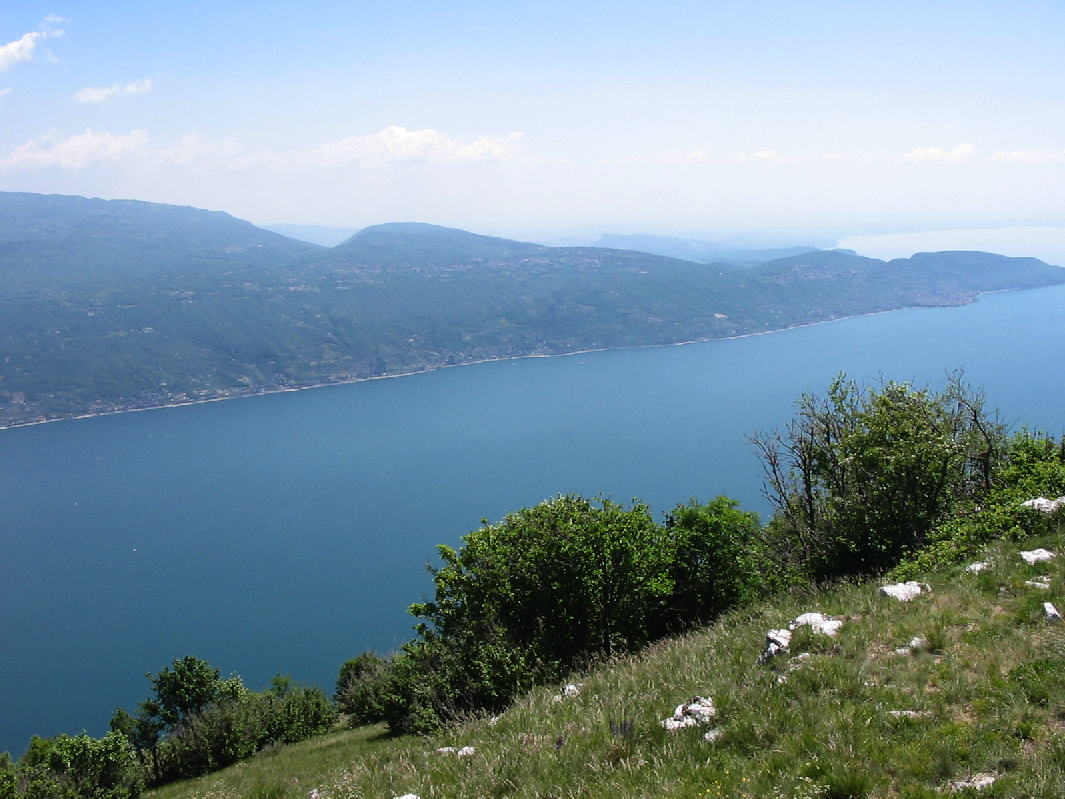
%> input picture hw/data_image_stitching/data/im1.png, 1065 x 799 px
$ octave main.m   (GNU Octave 9; MATLAB toolbox functions it lacks are replaced by stand-ins)
%> lines starting %> are read from the running program, lines starting %| are printed output that depends on the picture
run('vlfeat/toolbox/vl_setup');
%> (this line was passed over: vl_setup is not available in this run)
% close all
% image_sets = {'im1', 'im2'};
% data_loc = 'data/';
% ext = '.png';
%
% for i = 1:size(image_sets, 2)
% orig_img = imread([data_loc image_sets{i} ext]);
% rgb_img = orig_img;
% figure; imshow(rgb_img);
% end

% TODO
% Alpha blending

IMG.im1_orig = imread('data/im1.png');
%> IMG.im1_orig is the input picture: size 799x1065x3 uint8; mean R, G, B 120.4, 144.4, 155.7
IMG.im2_orig = imread('data/im2.png');
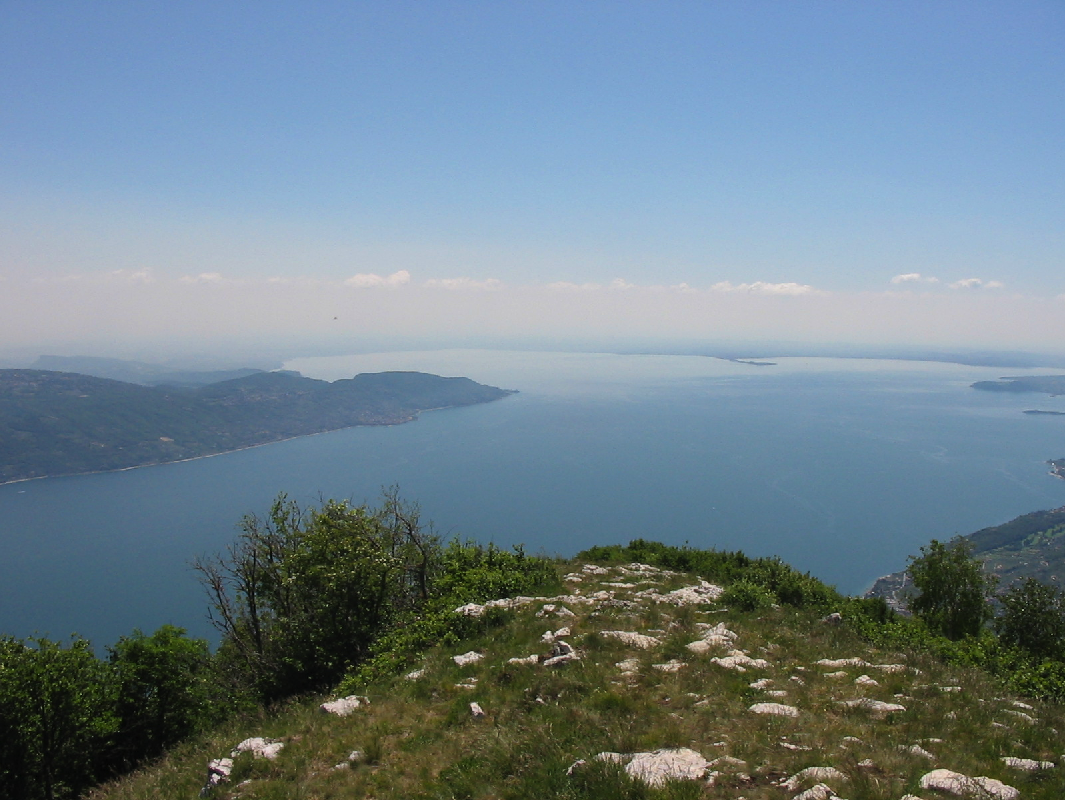
%> input picture hw/data_image_stitching/data/im2.png, 1065 x 800 px
%> IMG.im2_orig is the input picture: size 800x1065x3 uint8; mean R, G, B 110.9, 130.3, 141.9
IMG.im1 = single(rgb2gray(IMG.im1_orig));
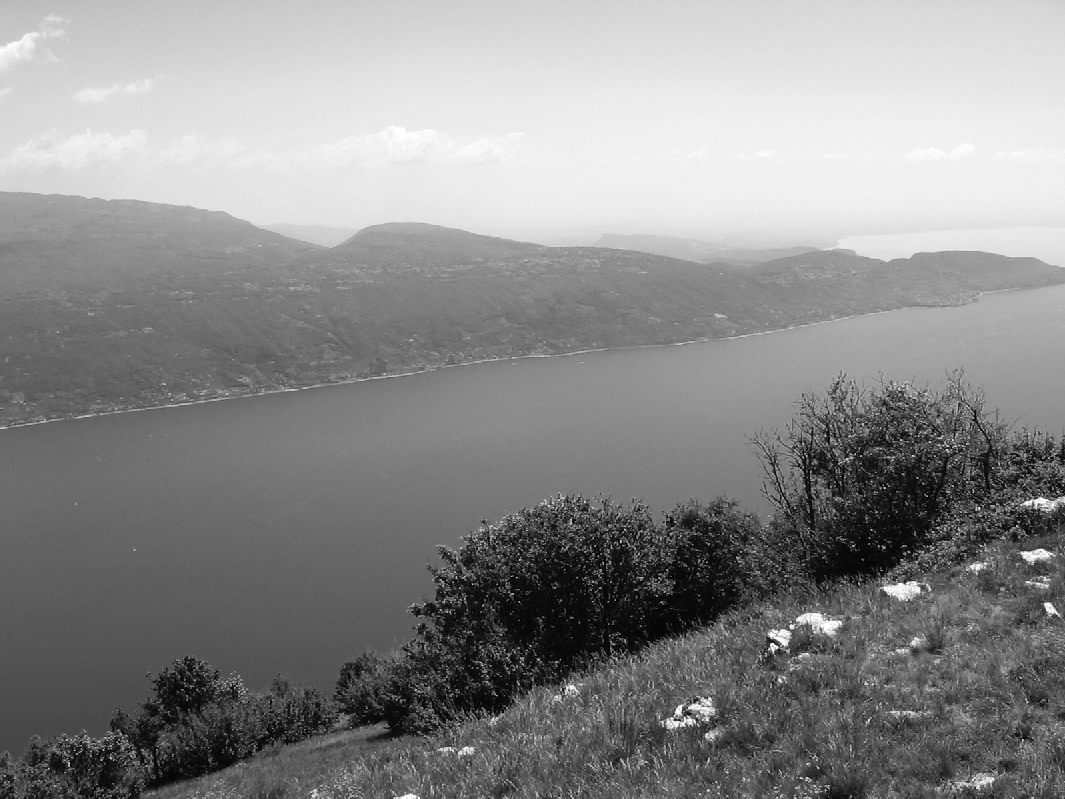
%> IMG.im1: size 799x1065 single; min 0, max 255, mean 138.5
IMG.im2 = single(rgb2gray(IMG.im2_orig));
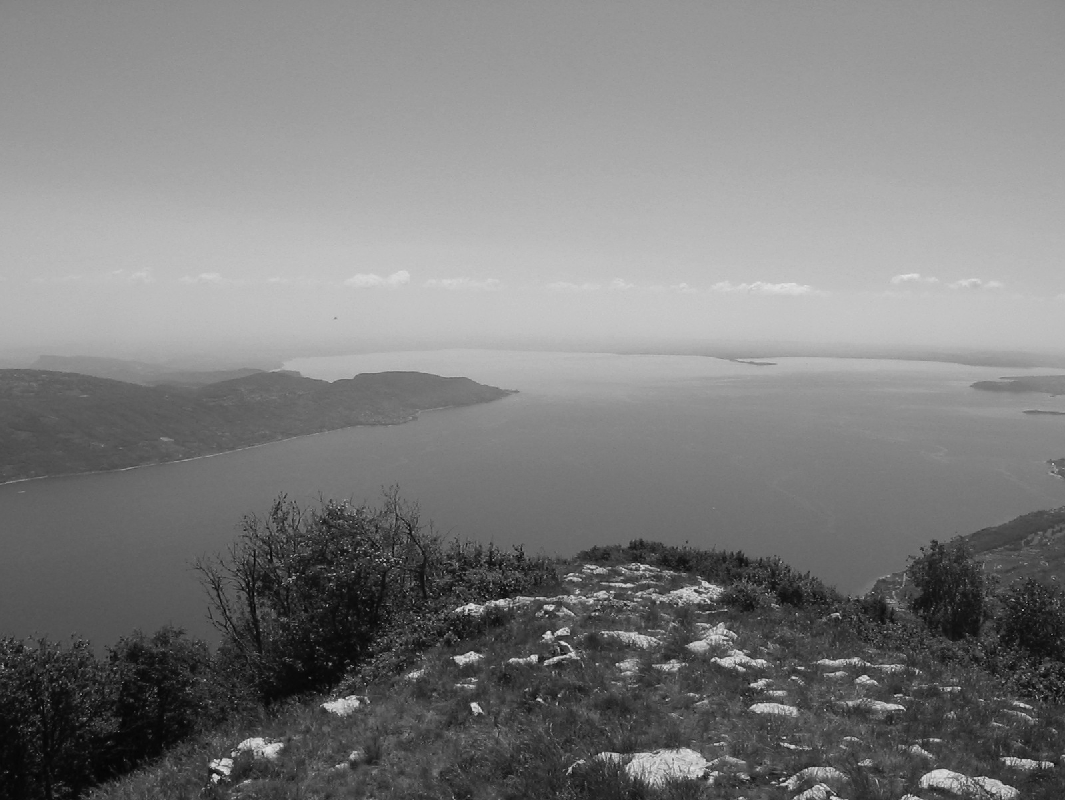
%> IMG.im2: size 800x1065 single; min 2, max 231, mean 125.8

im1 = im2single(IMG.im1_orig);
im2 = im2single(IMG.im2_orig);

%> (the run ends here)
